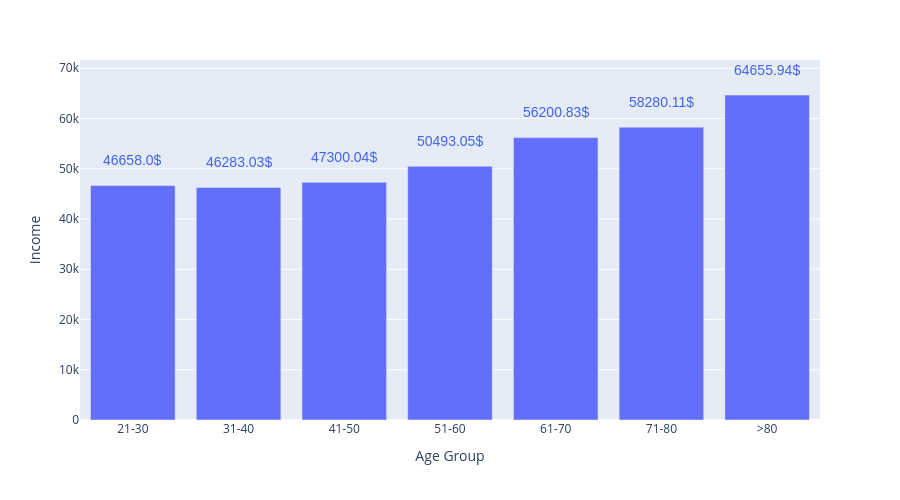

Notebook source saved alongside this figure:
### Markdown cell above
<div class="alert alert-block alert-warning">
Please note that plotly figure will not show when it is uploaded to GitHib due to static stuff. So you can rerun the code once you have it on your Local machine or Check out the Link I include in the repo that display the notebook on web.
</div>

### Code cell
mask = df_cut.groupby("Age Group")["Income"].mean()
mask = mask.reset_index()
fig = px.bar(data_frame=mask, x="Age Group", y="Income", height=500)

annotation = []
for x, y in zip(mask["Age Group"], mask["Income"]):
    annotation.append(
        dict(x=x, y=y +5000,
             text=str(round(y, 2)) + '$',
             font=dict(family='Arial', size=14, color='rgb(66, 99, 236)'), showarrow=False)
    )
fig.update_xaxes(categoryorder='array', categoryarray= ["21-30", "31-40"])
fig.update_layout(annotations=annotation)
fig.show()

### Figure 1 — Plotly figure (JSON) as saved in the notebook; plotly's stock layout.template omitted (floating-point values rounded to 4 significant figures)
{"data": [{"alignmentgroup": "True", "hovertemplate": "Age Group=%{x}<br>Income=%{y}<extra></extra>", "legendgroup": "", "marker": {"color": "#636efa", "pattern": {"shape": ""}}, "name": "", "offsetgroup": "", "orientation": "v", "showlegend": false, "textposition": "auto", "type": "bar", "x": ["21-30", "31-40", "41-50", "51-60", "61-70", "71-80", ">80"], "xaxis": "x", "y": [46658, 46280.0, 47300.0, 50490.0, 56200.0, 58280.0, 64660.0], "yaxis": "y"}], "layout": {"annotations": [{"font": {"color": "rgb(66, 99, 236)", "family": "Arial", "size": 14}, "showarrow": false, "text": "46658.0$", "x": "21-30", "y": 51658}, {"font": {"color": "rgb(66, 99, 236)", "family": "Arial", "size": 14}, "showarrow": false, "text": "46283.03$", "x": "31-40", "y": 51280.0}, {"font": {"color": "rgb(66, 99, 236)", "family": "Arial", "size": 14}, "showarrow": false, "text": "47300.04$", "x": "41-50", "y": 52300.0}, {"font": {"color": "rgb(66, 99, 236)", "family": "Arial", "size": 14}, "showarrow": false, "text": "50493.05$", "x": "51-60", "y": 55490.0}, {"font": {"color": "rgb(66, 99, 236)", "family": "Arial", "size": 14}, "showarrow": false, "text": "56200.83$", "x": "61-70", "y": 61200.0}, {"font": {"color": "rgb(66, 99, 236)", "family": "Arial", "size": 14}, "showarrow": false, "text": "58280.11$", "x": "71-80", "y": 63280.0}, {"font": {"color": "rgb(66, 99, 236)", "family": "Arial", "size": 14}, "showarrow": false, "text": "64655.94$", "x": ">80", "y": 69660.0}], "barmode": "relative", "height": 500, "legend": {"tracegroupgap": 0}, "margin": {"t": 60}, "xaxis": {"anchor": "y", "categoryarray": ["21-30", "31-40"], "categoryorder": "array", "domain": [0, 1], "title": {"text": "Age Group"}}, "yaxis": {"anchor": "x", "domain": [0, 1], "title": {"text": "Income"}}}}
